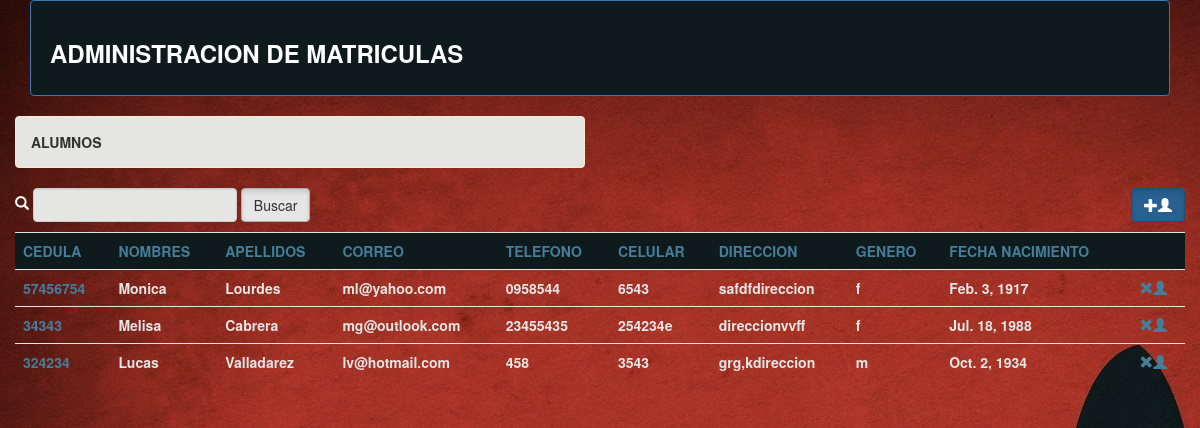
Page /administrar/alumnos?o=telefono on the committed database.
### gestion/models.py (models this page shows, shortened)
class Alumno(models.Model):
	lGenero=(
		('f','femenino'),
		('m','masculino'),
	)
	eliminado=models.BooleanField(default=False)
	nombres=models.CharField(max_length=30)
	apellidos=models.CharField(max_length=30)
	cedula=models.CharField(max_length=10, unique=True)
	correo=models.EmailField(max_length=30, blank=True, null=True)
	telefono=models.CharField(max_length=15, blank=True, null=True)
	celular=models.CharField(max_length=15, blank=True, null=True)
	direccion=models.TextField(max_length=100, default="direccion")
	sexo=models.CharField(max_length=10,choices=lGenero)
	fechaNacimiento=models.DateField(blank=True, null=True)

### gestion/views.py (the view)
def alumnos(request):
	obA=Alumno.objects.all()
	if request.GET.get('o'):
		obA=Alumno.objects.order_by(request.GET['o'])
	context={
		'alumnos':obA,
		't':'Alumnos',
	}
	return render(request,'alumnos.html',context)

### templates/alumnos.html
{% extends 'master.html'%}
	{% block contenido%}
	<div class='container-fluid'>
		<div class="row">
			<div class="col-xs-6">
				<div class="alert alert-warning"><strong>{{t | upper}}</strong></div>
			</div>
		</div>
		<div class="row">
			<div class="col-xs-6 col-md-4">
				<form ng-submit="buscar()" class="form-inline">
					<span class="glyphicon glyphicon-search" aria-hidden="true"></span>
		          	<input type="text" name="nombres" ng-model="nombreEntrada" class="form-control">
		          	<input type="submit" value="Buscar" class="btn btn-default active">
		        </form>
			</div>
			<div class="col-xs-6 col-md-4">
			</div>
			<div class="col-xs-6 col-md-4">
				<p class="text-right"><a href="crearAlumno" class="btn btn-primary active"><span class="glyphicon glyphicon-plus" aria-hidden="true"></span><span class="glyphicon glyphicon-user" aria-hidden="true"></span></a></p>
			</div>
			<div class="col-xs-12">
				<table class="table">
					<tr  class="info">
						<td><a href="alumnos?o=cedula">CEDULA</a></td>
						<td><a href="alumnos?o=nombres">NOMBRES</a></td>
						<td><a href="alumnos?o=apellidos">APELLIDOS</a></td>
						<td><a href="alumnos?o=correo">CORREO</a></td>
						<td><a href="alumnos?o=telefono">TELEFONO</a></td>
						<td><a href="alumnos?o=celular">CELULAR</a></td>
						<td><a href="alumnos?o=direccion">DIRECCION</a></td>
						<td><a href="alumnos?o=sexo">GENERO</a></td>
						<td><a href="alumnos?o=fechaNacimiento">FECHA NACIMIENTO</a></td>
						<td></td>
					</tr>
				{% for d in alumnos%}
					<tr>
						<td><a href="modificarAlumno?ced={{d.cedula}}" >{{d.cedula}}</a></td>
						<td>{{d.nombres}}</td>
						<td>{{d.apellidos}}</td>
						<td>{{d.correo}}</td>
						<td>{{d.telefono}}</td>
						<td>{{d.celular}}</td>
						<td>{{d.direccion}}</td>
						<td>{{d.sexo}}</td>
						<td>{{d.fechaNacimiento}}</td>
						<td><a href="eliminarAlumno?ced={{d.cedula}}" onclick="if(!confirm('¿Esta seguro de eliminar el alumno?'))return false"><span class="glyphicon glyphicon-remove" aria-hidden="true"></span><span class="glyphicon glyphicon-user" aria-hidden="true"></span></a></td>
					</tr>
				{% endfor%}
				</table>
			</div>
		</div>
	</div>
	{% endblock contenido%}

### static/css/estilos.css (style rules this page uses)
body { color: white; }
.alert-warning { color: #333333; background-color: rgb(229, 229, 228); }
a:link, a:visited { color: #447e9b; text-decoration: none; }
td { color: #e5e5e4; font-weight: 600; }
.form-control { color: #1F618D; background-color: #e5e5e4; font-weight: 600; }
.table>tbody>tr>td, .table>tbody>tr>th, .table>tfoot>tr>td, .table>tfoot>tr>th, .table>thead>tr>td, .table>thead>tr>th { border-top: 1px solid #e5e5e4; }
.table>tbody>tr.info>td, .table>tbody>tr.info>th, .table>tbody>tr>td.info, .table>tbody>tr>th.info, .table>tfoot>tr.info>td, .table>tfoot>tr.info>th, .table>tfoot>tr>td.info, .table>tfoot>tr>th.info, .table>thead>tr.info>td, .table>thead>tr.info>th, .table>thead>tr>td.info, .table>thead>tr>th.info { background-color: #0f1a1c; }

### rows in the picture
Alumno: cedula "57456754", nombres "Monica", apellidos "Lourdes", correo "ml@yahoo.com", telefono "0958544", celular "6543", direccion "safdfdireccion", sexo "f", fechaNacimiento "Feb. 3, 1917"
Alumno: cedula "34343", nombres "Melisa", apellidos "Cabrera", correo "mg@outlook.com", telefono "23455435", celular "254234e", direccion "direccionvvff", sexo "f", fechaNacimiento "Jul. 18, 1988"
Alumno: cedula "324234", nombres "Lucas", apellidos "Valladarez", correo "lv@hotmail.com", telefono "458", celular "3543", direccion "grg,kdireccion", sexo "m", fechaNacimiento "Oct. 2, 1934"

### other values in the picture
{{ t | upper }} "ALUMNOS"
